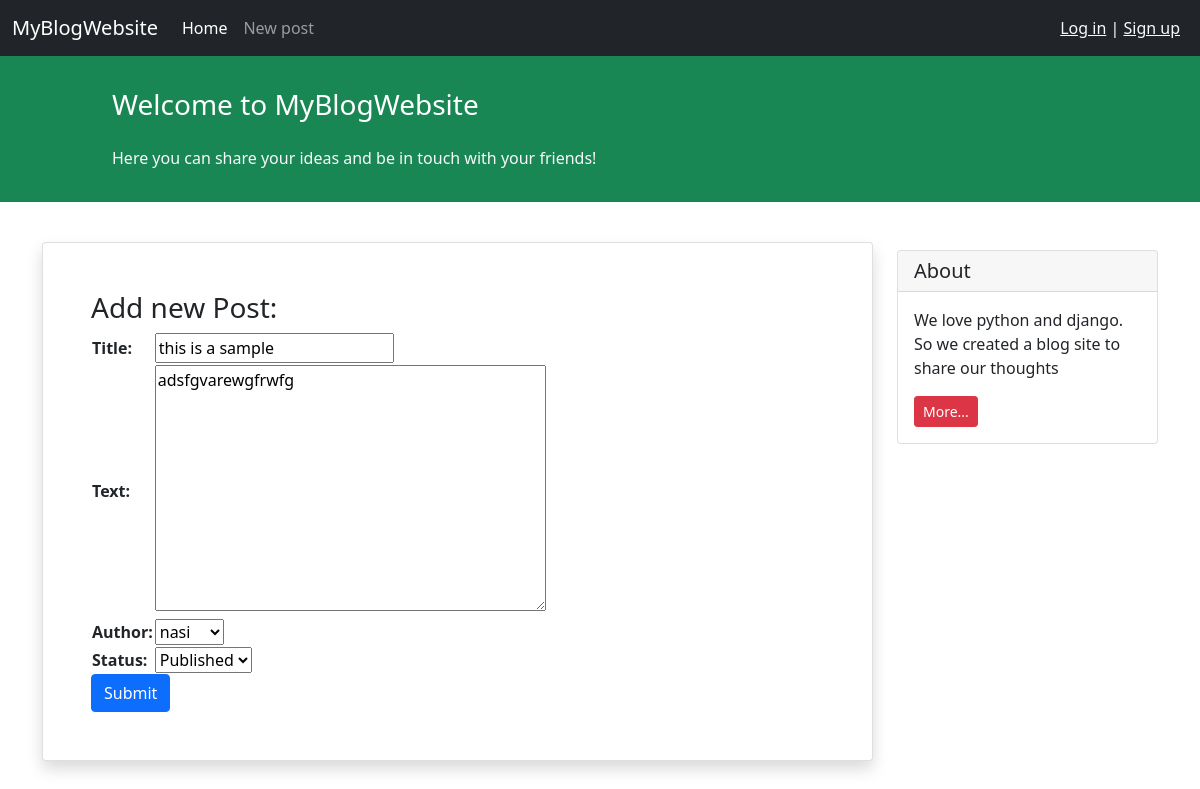
The app's page /update/this-is-a-sample/1/ with its own data.
### blog/models.py (models this page shows, shortened)
class Post(models.Model):
    STATUS_CHOICES = (
        ('published', 'Published'),
        ('draft', 'Draft'),
    )
    title = models.CharField(max_length=200)
    text = models.TextField()
    author = models.ForeignKey('auth.User', on_delete=models.CASCADE)
    datetime_created = models.DateTimeField(auto_now_add=True)
    datetime_modified = models.DateTimeField(auto_now=True)
    status = models.CharField(choices=STATUS_CHOICES, max_length=10)
    slug = models.SlugField(max_length=250, blank=False, editable=False)

### blog/views.py (the view)
# urls.py: path('update/<slug:slug>/<str:pk>/', views.PostUpdateView.as_view(), name='post_update'),
class PostUpdateView(generic.UpdateView):
    form_class = PostForm
    model = Post
    template_name = 'blog/post_create.html'
    slug_field = 'slug'

### blog/forms.py
class PostForm(ModelForm):
    class Meta:
        model = Post
        fields = ['title', 'text', 'author', 'status']

### blog/templates/blog/post_create.html (shortened to what this page needs)
{% extends '_base.html' %}
{% block content %}
<div class="container mt-4">
    <div class="row">
        <div class="col-9">
            <div class="card shadow my-3 p-5">
                <h3>Add new Post:</h3>
                <form action="" method="POST">
                    <table>
                        {{form.as_table}}
                    </table>
                    <button type="submit" class="btn btn-primary">Submit</button>
                </form>
            </div>
        </div>
        <div class="col-3">
                <div class="card my-4">
                    <h5 class="card-header">About</h5>
                    <div class="card-body">
                        <p class="card-text">We love python and django. So we created a blog site to share our
                            thoughts</p>
                        <a href="#"
                           class="btn btn-sm btn-danger">
                            More...
                        </a>
                    </div>
                </div>
        </div>
    </div>
</div>
{% endblock content %}

### records on screen
Post: title "this is a sample", text "adsfgvarewgfrwfg", author "nasi", status "Published"
